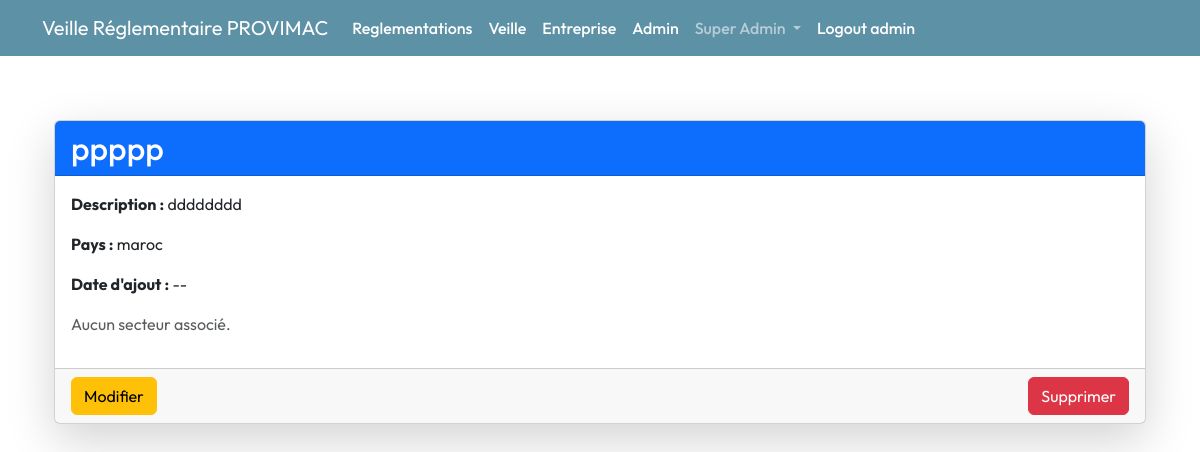
Before: /entreprise/2 (signed in) with the older database file.
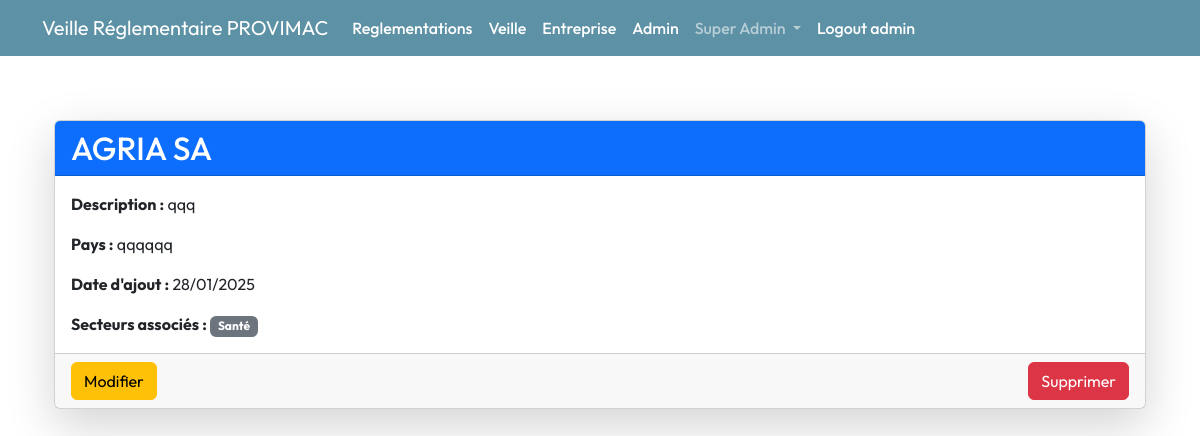
After: the same page with the newer database file.
### app/models.py (models this page shows, shortened)
class Entreprise(db.Model):
    __tablename__ = 'entreprise'
    id = db.Column(db.Integer, primary_key=True)
    nom = db.Column(db.String(100), nullable=False, unique=True )
    description = db.Column(db.Text, nullable=True)
    pays = db.Column(db.String(100), nullable=True)
    date_creation = db.Column(db.Date, nullable=True)
    utilisateurs = db.relationship('User', backref='entreprise', lazy=True,  cascade="all, delete-orphan")
    reglementations = db.relationship('EntrepriseReglementation', backref='entreprise', lazy=True,  cascade="all, delete-orphan")
    notifications = db.relationship('Notification', backref='entreprise', lazy=True)
    audits = db.relationship('Audit', backref='entreprise', lazy=True)
    secteurs = db.relationship('Secteur', secondary='entreprise_secteur', back_populates='entreprises',  cascade="all")

class Secteur(db.Model):
    __tablename__ = 'secteur'
    id = db.Column(db.Integer, primary_key=True)
    nom = db.Column(db.String(100), unique=True, nullable=False)
    description = db.Column(db.Text, nullable=True)
    entreprises = db.relationship('Entreprise', secondary='entreprise_secteur', back_populates='secteurs')
    reglementations = db.relationship('ReglementationSecteur', back_populates='secteur', lazy=True)

### app/routes/entreprise.py (the view)
@bp.route('/entreprise/<int:entreprise_id>', methods=['GET'])
@login_required
def afficher_entreprise(entreprise_id):
    entreprise = Entreprise.query.filter_by(id=entreprise_id).first_or_404()
    utilisateurs = User.query.filter_by(entreprise_id=entreprise.id).all()
    return render_template(
        'entreprise/afficher_entreprise.html',
        entreprise=entreprise,
        utilisateurs=utilisateurs
    )

### app/templates/entreprise/afficher_entreprise.html
{% extends "layout.html" %}
{% block content %}
<div class="container my-5">
    <div class="card shadow-lg">
        <div class="card-header bg-primary text-white">
            <h2 class="mb-0">{{ entreprise.nom }}</h2>
        </div>
        <div class="card-body">
            <p class="card-text"><strong>Description :</strong> {{ entreprise.description or "Non spécifiée" }}</p>
            <p class="card-text"><strong>Pays :</strong> {{ entreprise.pays or "Non spécifié" }}</p>
            <p class="card-text"><strong>Date d'ajout :</strong>
                {{ entreprise.date_creation.strftime('%d/%m/%Y') if entreprise.date_creation else '--' }}
            </p>
            {% if entreprise.secteurs %}
            <div>
                <strong>Secteurs associés :</strong>
                {% for secteur in entreprise.secteurs %}
                <span class="badge bg-secondary">{{ secteur.nom }}</span>
                {% endfor %}
            </div>
            {% else %}
            <p class="text-muted">Aucun secteur associé.</p>
            {% endif %}
        </div>
        <div class="card-footer d-flex justify-content-between">
            <a href="{{ url_for('entreprise.modifier_entreprise', entreprise_id=entreprise.id) }}" class="btn btn-warning">Modifier</a>
            <form action="{{ url_for('entreprise.supprimer_entreprise', entreprise_id=entreprise.id) }}" method="POST" class="d-inline" onsubmit="return confirm('Êtes-vous sûr de vouloir supprimer cette entreprise ?');">
                <button type="submit" class="btn btn-danger">Supprimer</button>
            </form>
        </div>
    </div>
</div>
{% endblock %}

Changed rows visible on the page:
changed Entreprise: nom "ppppp" → "AGRIA SA"; description "dddddddd" → "qqq"; pays "maroc" → "qqqqqq"; date_creation "--" → "28/01/2025"
now on this page (row unchanged): Secteur: nom "Santé"
Other visible differences:
text no longer shown: "Aucun secteur associé."
text now shown: "Secteurs associés :"
